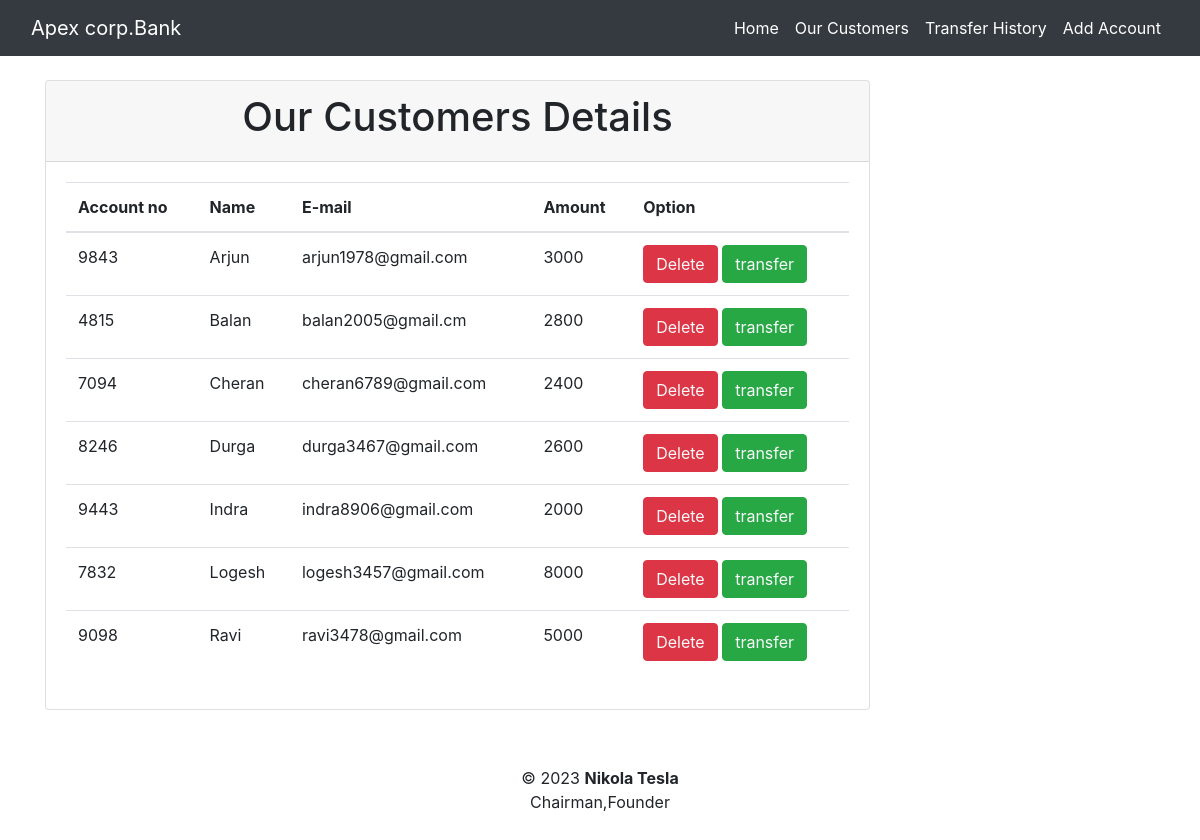
The app's page /data.php with its own data.
### tables this page shows
CREATE TABLE `account` (
  `accno` int(11) DEFAULT NULL,
  `name` varchar(255) NOT NULL,
  `mail` text NOT NULL,
  `amt` int(11) NOT NULL
);

### data.php (the view, shortened to what this page needs)
<!DOCTYPE html>
<html lang="en">
<head>
  <link rel="stylesheet" href="https://maxcdn.bootstrapcdn.com/bootstrap/4.5.2/css/bootstrap.min.css">
  <link rel="stylesheet"   href="CSS/Styles.css">
</head>
<body>
<nav class="navbar navbar-expand-lg navbar-dark bg-dark">
  <div class="container-fluid">
    <a class="navbar-brand" href="#">Apex corp.Bank </a>
    <div class="collapse navbar-collapse" id="navbarSupportedContent">
      <ul class="navbar-nav ml-auto">
        <li class="nav-item">
          <a class="nav-link active" aria-current="page" href="home.php">Home</a>
        </li>
        <li class="nav-item">
          <a class="nav-link active" aria-current="page" href="data.php">Our Customers</a>
        </li>
        <li class="nav-item">
          <a class="nav-link active" aria-current="page" href="tansferhistory.php">Transfer History</a>
        </li>
        <li class="nav-item">
          <a class="nav-link active" aria-current="page" href="newdata.php">Add Account</a>
        </li>
        </div>
      </div>
</nav><br>
<div class="container" >
            <div class="row">
                 <div class="col-md-9">
                    <div class="card">
                    <div class="card-header">
                        <h1 > <center>Our Customers Details</center></h1>
                    </div>
                    <div class="card-body" >
                 <table class="table">
                        <thead>
                            <tr>
                            <th scope="col">Account no</th>
                            <th scope="col">Name</th>
                            <th scope="col">E-mail</th>
                            <th scope="col">Amount</th>
                            <th scope="col">Option</th>
                            </tr>
                        </thead>
                        <tbody>
                                <?php
                                $connection = mysqli_connect("localhost","root","");
                                $sql = "select * from Account";
                                $run = mysqli_query($connection, $sql);
                                while($row = mysqli_fetch_array($run))
                                {
                                    $accno = $row['accno'];
                                    $name = $row['name'];
                                    $mail = $row['mail'];
                                    $amt = $row['amt'];
                                ?>
                                   <tr>
                                        <td><?php echo $accno ?></td>
                                        <td><?php echo $name ?></td>
                                        <td><?php echo $mail ?></td>
                                        <td><?php echo $amt ?></td>
                                        <td>
                                       <button class="btn btn-danger"><a href='delete.php?del=<?php echo $accno ?>' class="text-light"> Delete </a> </button>
                                       <button class="btn btn-success"><a href='transfer.php?tf=<?php echo $accno ?>' class="text-light"> transfer </a> </button>
                                    </td>
                                   </tr>
                                    <?php $accno++; } ?>
                        </tbody>
                        </table>
                    </div>
                    </div>
                </div>
            </div>
<footer class="text-center mt-2 py-5">
        <p>&copy 2023  <b>Nikola Tesla</b> </br>Chairman,Founder</p>
      </footer>
</body>
</html>

### records on screen
account: accno "9843", name "Arjun", mail "arjun1978@gmail.com", amt "3000"
account: accno "4815", name "Balan", mail "balan2005@gmail.cm", amt "2800"
account: accno "7094", name "Cheran", mail "cheran6789@gmail.com", amt "2400"
account: accno "8246", name "Durga", mail "durga3467@gmail.com", amt "2600"
account: accno "9443", name "Indra", mail "indra8906@gmail.com", amt "2000"
account: accno "7832", name "Logesh", mail "logesh3457@gmail.com", amt "8000"
account: accno "9098", name "Ravi", mail "ravi3478@gmail.com", amt "5000"
